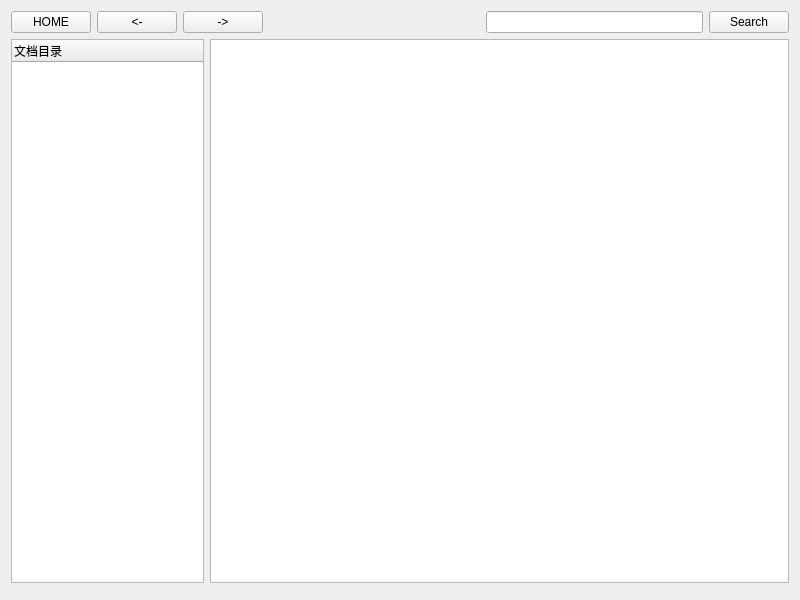
<?xml version="1.0" encoding="UTF-8"?>
<ui version="4.0">
 <class>articlepage</class>
 <widget class="QWidget" name="ArticlePage">
  <property name="geometry">
   <rect>
    <x>0</x>
    <y>0</y>
    <width>800</width>
    <height>600</height>
   </rect>
  </property>
  <property name="windowTitle">
   <string>Form</string>
  </property>
  <layout class="QVBoxLayout" name="verticalLayout_2">
   <item>
    <layout class="QVBoxLayout" name="verticalLayout">
     <item>
      <layout class="QHBoxLayout" name="horizontalLayout">
       <item>
        <widget class="QPushButton" name="pushButtonBackHome">
         <property name="text">
          <string>HOME</string>
         </property>
        </widget>
       </item>
       <item>
        <widget class="QPushButton" name="pushButtonBackward">
         <property name="enabled">
          <bool>true</bool>
         </property>
         <property name="text">
          <string>&lt;-</string>
         </property>
        </widget>
       </item>
       <item>
        <widget class="QPushButton" name="pushButtonForward">
         <property name="text">
          <string>-&gt;</string>
         </property>
        </widget>
       </item>
       <item>
        <spacer name="horizontalSpacer">
         <property name="orientation">
          <enum>Qt::Horizontal</enum>
         </property>
         <property name="sizeHint" stdset="0">
          <size>
           <width>40</width>
           <height>20</height>
          </size>
         </property>
        </spacer>
       </item>
       <item>
        <widget class="QLineEdit" name="lineEditKeyword"/>
       </item>
       <item>
        <widget class="QPushButton" name="pushButtonSearch">
         <property name="text">
          <string>Search</string>
         </property>
        </widget>
       </item>
      </layout>
     </item>
     <item>
      <layout class="QHBoxLayout" name="horizontalLayout_4">
       <item>
        <widget class="QTreeWidget" name="treeWidget">
         <property name="sizePolicy">
          <sizepolicy hsizetype="Expanding" vsizetype="Expanding">
           <horstretch>1</horstretch>
           <verstretch>0</verstretch>
          </sizepolicy>
         </property>
         <column>
          <property name="text">
           <string notr="true">文档目录</string>
          </property>
         </column>
        </widget>
       </item>
       <item>
        <widget class="QTextBrowser" name="textBrowser">
         <property name="sizePolicy">
          <sizepolicy hsizetype="Expanding" vsizetype="Expanding">
           <horstretch>3</horstretch>
           <verstretch>0</verstretch>
          </sizepolicy>
         </property>
        </widget>
       </item>
      </layout>
     </item>
    </layout>
   </item>
   <item>
    <widget class="QMenuBar" name="menubar"/>
   </item>
  </layout>
 </widget>
 <resources/>
 <connections/>
</ui>
